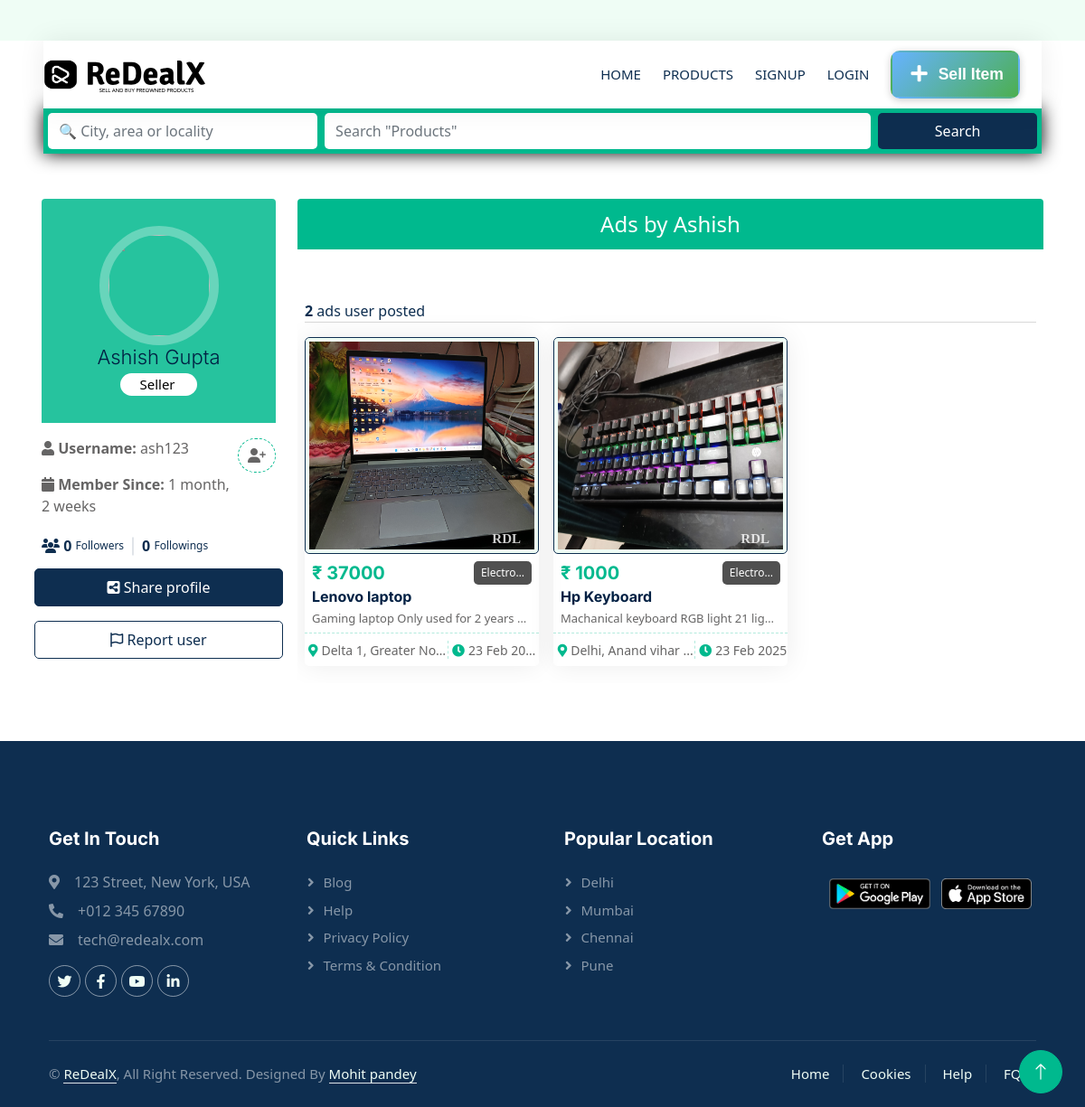
Page /product-Seller/ash123/ on the committed database.
### home/models.py (models this page shows, shortened)
class CustomUser(AbstractUser):
    phone_number = models.IntegerField(unique=True, blank=True, null=True)
    address = models.TextField(blank=True, null=True)
    profile_picture = models.ImageField(upload_to='user_profiles/', blank=True, null=True)
    email = models.EmailField(default='', max_length=254, null=True, blank=True)
    is_verified = models.BooleanField(default=False)
    created_at = models.DateTimeField(auto_now_add=True)

class Product(models.Model):
    brand = models.CharField(max_length=200, default='', blank=True)
    title = models.CharField(max_length=200)
    description = models.TextField()
    price = models.IntegerField()
    location = models.TextField(default='', blank=True)
    created_at = models.DateTimeField(auto_now_add=True)
    updated_at = models.DateTimeField(auto_now=True)
    seller = models.ForeignKey(CustomUser, on_delete=models.CASCADE)  # Link to user model
    category = models.ForeignKey(Category, related_name='products', on_delete=models.SET_NULL, null=True, blank=True)
    slug = models.SlugField(unique=True, blank=True)
    condition_choices = [
        ('new', 'New'),
        ('used', 'Used'),
    ]
    condition = models.CharField(max_length=20, choices=condition_choices, default='used')
    views = models.IntegerField(default=0, null=True, blank=True)
    likes = models.IntegerField(default=0, null=True, blank=True)

class ProductImages(models.Model):
    product = models.ForeignKey(Product, on_delete=models.CASCADE)
    image1 = models.ImageField(upload_to=user_directory_path, blank=True, null=True)
    image2 = models.ImageField(upload_to=user_directory_path, blank=True, null=True)
    image3 = models.ImageField(upload_to=user_directory_path, blank=True, null=True)
    image4 = models.ImageField(upload_to=user_directory_path, blank=True, null=True)
    user = models.ForeignKey(CustomUser, on_delete=models.CASCADE)

class Category(models.Model):
    name = models.CharField(max_length=100, unique=True)
    description = models.TextField(blank=True, null=True)
    created_at = models.DateTimeField(auto_now_add=True)
    updated_at = models.DateTimeField(auto_now=True)
    catagory_icon_FS = models.CharField(max_length=100, blank=True, null=True, default='')
    def __str__(self):
        return self.name

### home/views.py (the view)
# urls.py: path('product-Seller/<slug>/', views.viewSeller, name="viewSeller"),
def viewSeller(request, slug):
    if 'address' in request.GET or 'prod' in request.GET:
        search_results = search_products(request)  # call search function
        if search_results.exists():  # Render search results only if they exist
            return render(request, "allProducts.html", {'products': search_results})
        else:
            return render(request, "allProducts.html")
    auth_response = handle_user_auth(request)  # call authentication function
    if auth_response:
        return auth_response  # Redirect if authentication actions occurred
    seller = CustomUser.objects.get(username = slug)
    products = Product.objects.filter(seller=seller)
    for product in products:
        product.images = ProductImages.objects.filter(product=product)
    user_wishlist = []
    notifications = ''
    if request.user.is_authenticated:
        user_wishlist = WishlistItem.objects.filter(user=request.user).values_list('product_id', flat=True)
        notifications = Notification.objects.filter(user=request.user, is_read=False).order_by('-created_at')
    context = {'seller': seller,'products':products,'user_wishlist': list(user_wishlist),'notifications':notifications}
    return render(request, 'sellerprofile.html',context)

### home/templates/sellerprofile.html (shortened to what this page needs)
{% extends 'base.html' %}
{% load static %}
{% block css %}
  <link rel="stylesheet" href="{% static 'Css/profilePage.css' %}" />
{% endblock %}
{% block body %}
  {% include 'navbar.html' %}
  <div class="container p-3 bootstrap snippets bootdey">
    <div class="row">
      <div class="profile-nav col-md-3">
        {% if seller %}
          <div class="panel">
            <div class="user-heading round">
              <a><img src="https://static.vecteezy.com/system/resources/previews/026/418/808/large_2x/man-head-user-profile-character-free-png.png" alt="" /></a>
              <h1>{{ seller.first_name }} {{ seller.last_name }}</h1>
              <div style="display: flex;justify-content: center;align-items: center;background-color:rgb(255, 255, 255);width: 80px;margin: auto;border-radius: 25px;padding: 1px 44px 1px 41px; color: black;">
                {% if seller.is_verified %}
                  <img width="24px" src="{% static 'img/approved.png' %}" alt="" />
                  <p class="p-0 m-0">Verified</p>
                {% else %}
                  <p class="p-0 m-0">Seller</p>
                {% endif %}
              </div>
            </div>
            <div class="details mt-3">
              <div class="text-muted-custom d-flex justify-content-between align-items-center">
                <p>
                <strong><i class="fas fa-user"></i> Username:</strong> {{ seller.username }}
            </p>
                <i class="fa-solid fa-user-plus icon" style="cursor: pointer;padding: 10px;"></i>
              </div>
              <p class="text-muted-custom">
                <strong><i class="fas fa-calendar"></i> Member Since:</strong> {{ seller.created_at|timesince }}
              </p>
              <div class="text-dark d-flex justify-content align-items-center mb-2">
                <strong><i class="fa-solid fa-users"></i> 0 </strong> &nbsp;<span style="font-size: 12px;"'"> Followers</span>
                <strong>0 </strong>&nbsp; <span style="font-size: 12px;"> Followings</span>
              </div>
            </div>
            <div class="row g-3">
              <button class="btn btn-dark col-md-12 p-2" id="shareButton"><i class="fa-solid fa-square-share-nodes"></i> Share profile</button>
              <button class="btn btn-outline-dark col-md-12 p-2" data-bs-toggle="modal" data-bs-target="#reportuser"><i class="fa-regular fa-flag"></i> Report user</button>
            </div>
          </div>
        {% endif %}
      </div>
      <div class="profile-info p-e col-md-9">
        <div class="panel">
          <div class="bio-graph-heading">Ads by {{ seller.first_name }}</div>
        </div>
        <div style="overflow: auto; height: 60vh;">
          <div class="container-xxl py-5 px-0">
            <div class="container p-2">
              {% if products %}
                <div class="totalads">
                  <p class="mb-0 text-dark">
                    <b>{{ products.count }}</b> ads user posted
                  </p>
                </div>
                <hr class="mb-3 mt-0" />
                <div class="tab-content">
                  <div id="tab-1" class="tab-pane fade show p-0 active">
                    <div class="row g-3">
                      {% for product in products %}
                        <div class="col-lg-4 col-6 col-sm-6 col-md-4 wow fadeInUp" data-wow-delay="0.1s">
                          <div class="property-item rounded overflow-hidden">
                            <div class="position-relative overflow-hidden">
                              <p style="position: absolute; bottom: -10px;right: 20px;font-size: 15px;font-weight: 900;color: white;font-family: cursive;  filter: opacity(0.8);">RDL</p>
                              <a href="{% url 'viewproduct' product.slug %}"><img class="img-thumbnail prodimg border-1 border-dark" src="{{ product.images.first.image1.url }}" onerror="src='{% static "img/onerrorimage.webp" %}'" alt="Product Image" /></a>
                            </div>
                            <a href="{% url 'viewproduct' product.slug %}">
                              <div class="p-2 pb-0">
                                <div style="display: flex;justify-content: space-between; align-items: center;">
                                  <h5 class="priceelemnt text-primary mb-1">₹ {{ product.price }}</h5>
                                  <p class="categoryp px-2 py-1 rounded mb-1">{{ product.category|truncatechars:8 }}</p>
                                </div>
                                <a class="titleitem d-block h6 mb-1" href="{% url 'viewproduct' product.slug %}">{{ product.title|slice:':30' }}</a>
                                <p class="descitem">{{ product.description|slice:':45' }}...</p>
                              </div>
                            </a>
                            <div class="d-flex border-top py-2">
                              <small class="flex-fill text-center border-end"><i class="fa fa-map-marker-alt text-primary mx-1"></i>{{ product.location|slice:':20' }}...</small>
                              <small class="flex-fill text-center"><i class="fa fa-clock text-primary mx-1"></i>{{ product.created_at|date:'d M Y' }}</small>
                            </div>
                          </div>
                        </div>
                      {% endfor %}
                    </div>
                  </div>
                </div>
              {% endif %}
            </div>
          </div>
        </div>
      </div>
    </div>
  </div>
{% endblock %}

### static/Css/index.css (style rules this page uses)
:root { --primary: #00B98E; --secondary: #FF6922; --light: #EFFDF5; --dark: #0E2E50; }
* { font-family: system-ui, -apple-system, BlinkMacSystemFont, 'Segoe UI', Roboto, Oxygen, Ubuntu, Cantarell, 'Open Sans', 'Helvetica Neue', sans-serif; }
.btn { transition: .5s; }
:root { --gradient-percent: 0%; }
.icon { padding: 15px; display: inline-flex; align-items: center; justify-content: center; background: #FFFFFF; border-radius: 50px; border: 1px dashed var(--primary); }
.property-item { box-shadow: 0 0 30px rgba(0, 0, 0, .08); }
.property-item img { transition: .5s; }
.property-item .border-top { border-top: 1px dashed rgba(0, 185, 142, .3) !important; }
.property-item .border-end { border-right: 1px dashed rgba(0, 185, 142, .3) !important; }
small { height: 20px; white-space: nowrap; overflow: hidden; text-overflow: ellipsis; }
.prodimg { height: 30vh; width: 100%; }
.categoryp { font-size: 12px; background-color: #505050; color: white; white-space: nowrap; overflow: hidden; text-overflow: ellipsis; }
.descitem { font-size: 13px; white-space: nowrap; overflow: hidden; text-overflow: ellipsis; margin: 5px 0px; }

### static/Css/profilePage.css (style rules this page uses)
.profile-nav, .profile-info { margin-top: 30px; }
.profile-nav .user-heading { background: #00b98ed9; color: #fff; border-radius: 4px 4px 0 0; -webkit-border-radius: 4px 4px 0 0; padding: 30px; text-align: center; }
.profile-nav .user-heading.round a { border-radius: 50%; -webkit-border-radius: 50%; border: 10px solid rgba(255, 255, 255, 0.3); display: inline-block; }
.profile-nav .user-heading a img { width: 112px; height: 112px; border-radius: 50%; -webkit-border-radius: 50%; }
.profile-nav .user-heading h1 { font-size: 22px; font-weight: 300; margin-bottom: 5px; }
.profile-nav .user-heading p { font-size: 15px; }
.bio-graph-heading { background: var(--primary); color: #fff; text-align: center; padding: 10px; border-radius: 4px 4px 0 0; -webkit-border-radius: 4px 4px 0 0; font-size: 1.5rem; font-weight: 500; }

### rows in the picture
CustomUser: first_name "Ashish", last_name "Gupta", username "ash123", created_at "1 month, 2 weeks"
Product: images.first.image1 (picture), price "37000", category "Electro…", title "Lenovo laptop", description "Gaming laptop Only used for 2 years…", location "Delta 1, Greater No…", created_at "23 Feb 2025"
Product: images.first.image1 (picture), price "1000", category "Electro…", title "Hp Keyboard", description "Machanical keyboard RGB light 21 lig…", location "Delhi, Anand vihar", created_at "23 Feb 2025"

### other values in the picture
{{ products.count }} "2"
